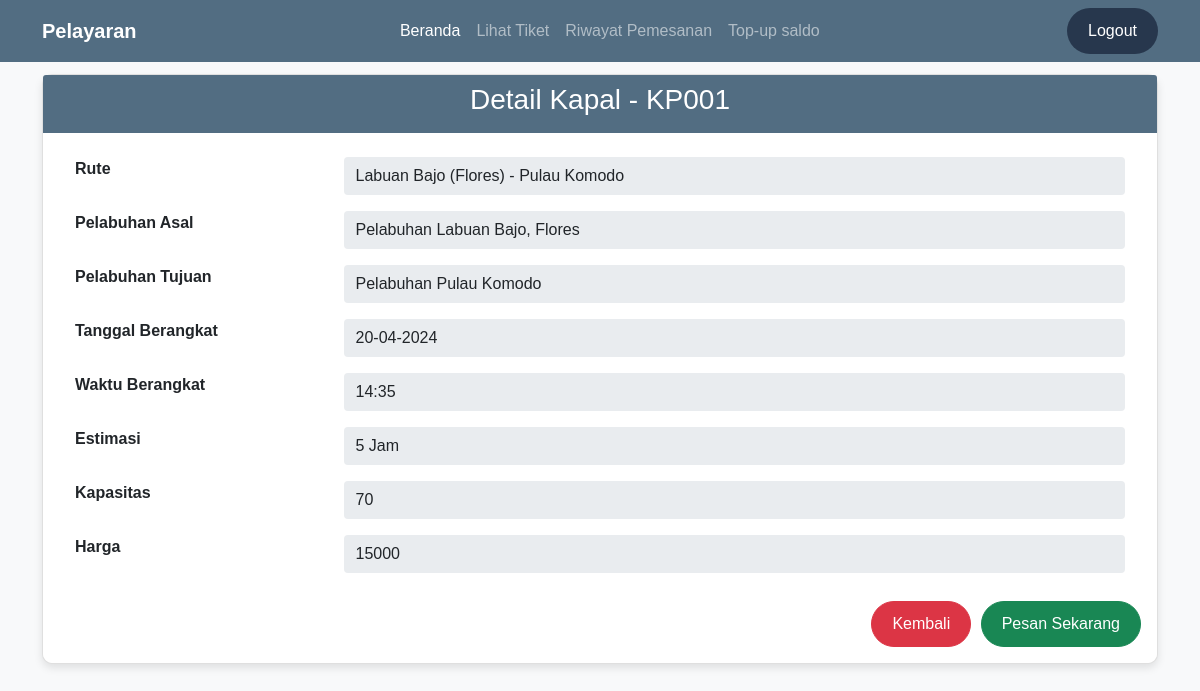
Page /lihatdetail.php?id=KP001 (signed in) on the committed database.
### tables this page shows
CREATE TABLE `kapal` (
  `id_kapal` varchar(5) NOT NULL,
  `rute` varchar(100) NOT NULL,
  `plb_asal` varchar(50) NOT NULL,
  `plb_tujuan` varchar(50) NOT NULL,
  `tgl_brgkt` date NOT NULL,
  `waktu_brgkt` time NOT NULL,
  `estimasi` varchar(25) NOT NULL,
  `kapasitas` int(15) NOT NULL,
  `harga` int(15) NOT NULL
);

### lihatdetail.php (the view, shortened to what this page needs)
<?php
include 'koneksi.php';
$id = isset($_GET['id']) ? mysqli_real_escape_string($koneksi, $_GET['id']) : '';
$sqlTampil = mysqli_query($koneksi, "SELECT * FROM kapal WHERE id_kapal = '$id'");
if(mysqli_num_rows($sqlTampil) > 0) {
    $dataTampil = mysqli_fetch_array($sqlTampil);
    $id_kapal = $dataTampil['id_kapal'];
    $rute = $dataTampil['rute'];
    $pelabuhan_asal = $dataTampil['plb_asal'];
    $pelabuhan_tujuan = $dataTampil['plb_tujuan'];
    $tanggal_berangkat = date('d-m-Y', strtotime($dataTampil['tgl_brgkt']));
    $waktu_berangkat = date('H:i', strtotime($dataTampil['waktu_brgkt']));
    $estimasi = $dataTampil['estimasi'];
    $kapasitas = $dataTampil['kapasitas'];
    $harga = $dataTampil['harga'];
} else {
    echo "Data tidak ditemukan";
}
?>
<!DOCTYPE html>
<html lang="en">
<head>
    <link rel="stylesheet" href="https://stackpath.bootstrapcdn.com/bootstrap/4.5.2/css/bootstrap.min.css">
    <?php include 'navbaruser.php' ?>
    <br>
</head>
<body>
    <div class="container">
        <div class="card">
            <div class="card-header">
                <h3 class="card-title">Detail Kapal - <?php echo $id_kapal; ?></h3>
            </div>
            <div class="card-body">
                <ul class="list-group list-group-flush">
                    <li class="list-group-item">
                        <div class="row">
                            <div class="col-md-3"><b>Rute</b></div>
                            <div class="col-md-9"><input type="text" class="form-control" readonly value="<?php echo $rute; ?>"></div>
                        </div>
                    </li>
                    <li class="list-group-item">
                        <div class="row">
                            <div class="col-md-3"><b>Pelabuhan Asal</b></div>
                            <div class="col-md-9"><input type="text" class="form-control" readonly value="<?php echo $pelabuhan_asal; ?>"></div>
                        </div>
                    </li>
                    <li class="list-group-item">
                        <div class="row">
                            <div class="col-md-3"><b>Pelabuhan Tujuan</b></div>
                            <div class="col-md-9"><input type="text" class="form-control" readonly value="<?php echo $pelabuhan_tujuan; ?>"></div>
                        </div>
                    </li>
                    <li class="list-group-item">
                        <div class="row">
                            <div class="col-md-3"><b>Tanggal Berangkat</b></div>
                            <div class="col-md-9"><input type="text" class="form-control" readonly value="<?php echo $tanggal_berangkat; ?>"></div>
                        </div>
                    </li>
                    <li class="list-group-item">
                        <div class="row">
                            <div class="col-md-3"><b>Waktu Berangkat</b></div>
                            <div class="col-md-9"><input type="text" class="form-control" readonly value="<?php echo $waktu_berangkat; ?>"></div>
                        </div>
                    </li>
                    <li class="list-group-item">
                        <div class="row">
                            <div class="col-md-3"><b>Estimasi</b></div>
                            <div class="col-md-9"><input type="text" class="form-control" readonly value="<?php echo $estimasi; ?>"></div>
                        </div>
                    </li>
                    <li class="list-group-item">
                        <div class="row">
                            <div class="col-md-3"><b>Kapasitas</b></div>
                            <div class="col-md-9"><input type="text" class="form-control" readonly value="<?php echo $kapasitas; ?>"></div>
                        </div>
                    </li>
                    <li class="list-group-item">
                        <div class="row">
                            <div class="col-md-3"><b>Harga</b></div>
                            <div class="col-md-9"><input type="text" class="form-control" readonly value="<?php echo $harga; ?>"></div>
                        </div>
                    </li>
                </ul>
                <div id="pesan-sekarang" class="text-right">
                    <a href="datatiket.php" class="btn btn-danger">Kembali</a>
                    <a href="pemesanan.php?id=<?php echo $id_kapal; ?>" class="btn btn-success">Pesan Sekarang</a>
                </div>
            </div>
        </div>
    </div>
</body>
</html>

### lihatdetail.php (style rules this page uses)
body { background-color: #f8f9fa; font-family: Arial, sans-serif; color: #333; margin: 0; padding: 0; }
.container { margin-top: 50px; }
.card { border-radius: 10px; box-shadow: 0 4px 8px rgba(0, 0, 0, 0.1); }
.card-header { background-color: #526D82; color: #fff; border-bottom: none; border-top-left-radius: 10px; border-top-right-radius: 10px; }
.card-body { background-color: #fff; border-bottom-left-radius: 10px; border-bottom-right-radius: 10px; }
.card-title { text-align: center; }
.list-group-item { border: none; }
#pesan-sekarang { text-align: center; margin-top: 20px; }
input.form-control[readonly] { border: none; }
#pesan-sekarang .btn { border-radius: 30px; font-size: 16px; padding: 10px 20px; margin-left: 5px; }

### rows in the picture
kapal: id_kapal "KP001", rute "Labuan Bajo (Flores) - Pulau Komodo", plb_asal "Pelabuhan Labuan Bajo, Flores", plb_tujuan "Pelabuhan Pulau Komodo", tgl_brgkt "20-04-2024", waktu_brgkt "14:35", estimasi "5 Jam", kapasitas "70", harga "15000"
